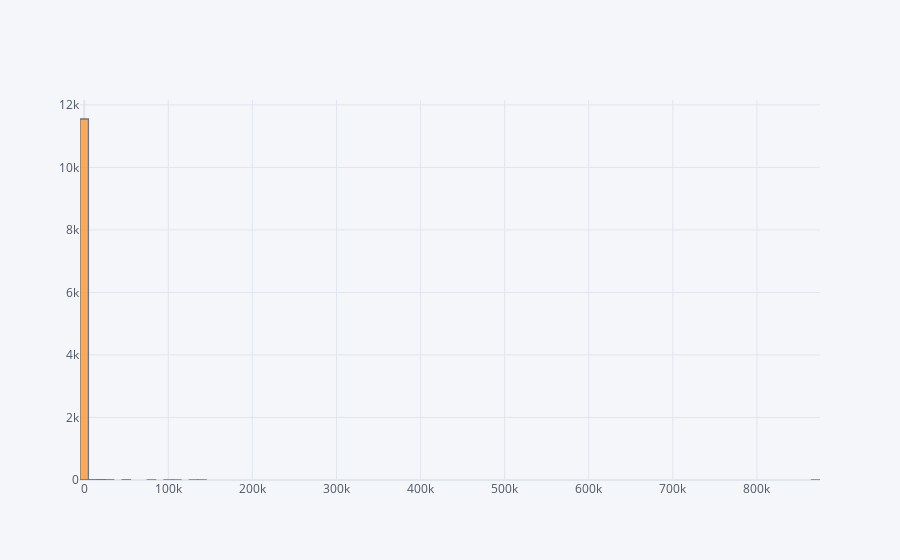

Notebook cell for this chart:
### Markdown cell above
To contrast the Energy Star Score, we can look at the `Energy Use Intensity (EUI)`, which is the `total energy use` divided by the `square footage of the building`. <br>Here the energy usage is not self-reported, so this could be a more objective measure of the energy efficiency of a building. Moreover, this is not a percentile rank, so the absolute values are important and we would expect them to be approximately normally distributed with perhaps a few outliers on the low or high end.

### Code cell
# Draw a histogram for 'Site EUI (kBtu/ft²)'
plt.hist(data['Site EUI (kBtu/ft²)'].dropna(),bins=50)
plt.xlabel('Site EUI')
plt.title('Site EUI Distribution')

data['Site EUI (kBtu/ft²)'].iplot(kind='hist',bins=100)

### Figure 1 — Plotly figure (JSON) as saved in the notebook; plotly's stock layout.template omitted (floating-point values rounded to 4 significant figures; data arrays with more than 128 entries replaced by an {"elided": "..."} marker saying what was removed)
{"data": [{"histfunc": "count", "histnorm": "", "marker": {"color": "rgba(255, 153, 51, 1.0)", "line": {"color": "#4D5663", "width": 1.3}}, "name": "Site EUI (kBtu/ft²)", "nbinsx": 100, "opacity": 0.8, "orientation": "v", "type": "histogram", "x": {"elided": "11746 float values"}}], "layout": {"barmode": "overlay", "legend": {"bgcolor": "#F5F6F9", "font": {"color": "#4D5663"}}, "paper_bgcolor": "#F5F6F9", "plot_bgcolor": "#F5F6F9", "title": {"font": {"color": "#4D5663"}}, "xaxis": {"gridcolor": "#E1E5ED", "showgrid": true, "tickfont": {"color": "#4D5663"}, "title": {"font": {"color": "#4D5663"}, "text": ""}, "zerolinecolor": "#E1E5ED"}, "yaxis": {"gridcolor": "#E1E5ED", "showgrid": true, "tickfont": {"color": "#4D5663"}, "title": {"font": {"color": "#4D5663"}, "text": ""}, "zerolinecolor": "#E1E5ED"}}}
